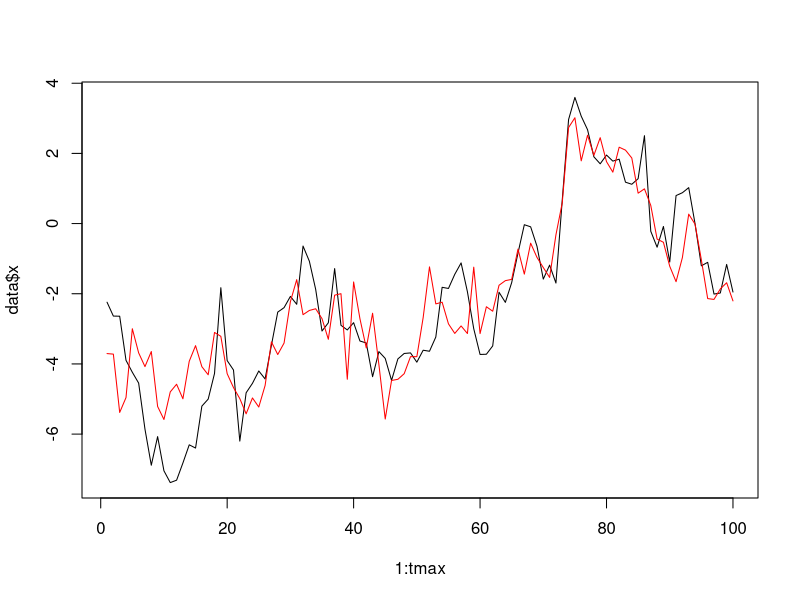

The R script that drew this image:
library(methods)

## OOP CLASS/GENERIC/METHOD DEFINITIONS:

setClass("BootstrapFilter",
  slots = c(
    obs = "vector",
    chains = "matrix",
    num_particles = "numeric",
    initial = "function",
    prior_sample = "function",
    likelihood_density = "function"
  )         
)

BootstrapFilter <- function(inital, prior_sample, likelihood_density, num_particles = 100) {
  new("BootstrapFilter",
    obs = vector(),
    chains = matrix(initial(num_particles), ncol = num_particles),
    num_particles = num_particles,
    initial = initial,
    prior_sample = prior_sample,
    likelihood_density = likelihood_density
  )
}

setGeneric("chains", function(x) standardGeneric("chains"))
setMethod("chains", "BootstrapFilter",
  function(x) return(x@chains)
)

setGeneric("update<-", function(x, t, value) standardGeneric("update<-"))
setMethod("update<-", "BootstrapFilter", 
  function(x, t, value) {
    x@obs <- c(x@obs, value)
    state_samples <- prior_sample(x@chains[t - 1,])
    x@chains <- rbind(x@chains, state_samples)
    weights <- likelihood_density(x@obs[t - 1], state_samples) # Index t - 1 to account 
    weights <- weights / sum(weights)                  # for inital sample at time t = 0
    resample <- sample(1:length(weights), replace = TRUE, prob = weights)
    x@chains <- x@chains[,resample]
    return(x)
  }        
)

## DATA GENERATING FUNCTION:

synthetic_state_space <- function(tmax, initial, prior_sample, robs) {
  x <- rep(0, tmax) ; y <- rep(0, tmax)
  x[1] <- initial(1) ; y[1] <- robs(x[1])
  for (t in 1:(tmax - 1)) {
    x[t + 1]  <- prior_sample(x[t])
    y[t + 1] <- robs(x[t + 1])
  }
  return(data.frame("x" = x, "y" = y))
}

robs <- function(x, b = 0.5) {
  rnorm(1, 0, b * exp(x / 2))
}

initial <- function(num_particles, a = 0.91, sd = 1) {
  rnorm(num_particles, 0, sqrt(sd^2 / (1 - a^2)))
}

prior_sample <- function(x, a = 0.91, sd = 1) {
  num_particles <- length(x)
  samples <- rep(0, num_particles)
  for(i in 1:num_particles) {
    samples[i] <- rnorm(1, a * x[i], sd)
  }
  return(samples)
}

likelihood_density <- function(y, x, b = 0.5) {
  num_particles <- length(x)
  densities <- rep(0, num_particles)
  for (i in 1:num_particles) {
    densities[i] <- dnorm(y, 0, b * exp(x[i] / 2))
  }
  return(densities)
}

## TEST IF MODEL IS PERFORMING AS EXPECTED:

main <- function(tmax = 100) {
  data <- synthetic_state_space(tmax, initial, prior_sample, robs)
  model <- BootstrapFilter(initial, prior_sample, likelihood_density)
  for (t in 2:tmax) {
    update(model, t) <- data$y[t]
  }
  chains <- chains(model)
  means <- rowMeans(chains)
  plot(1:tmax, data$x, type = "l")
  lines(1:tmax, means, type = "l", col = "red")
}

main()
